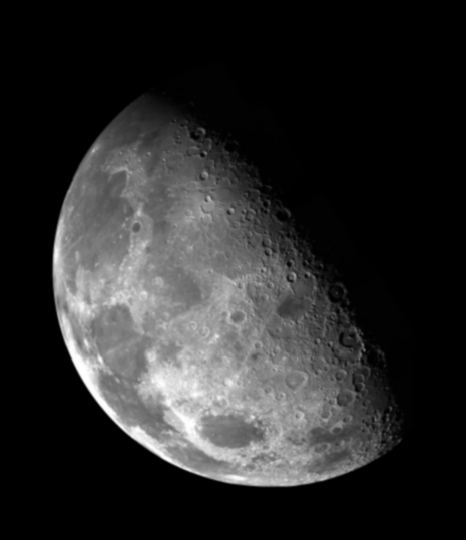
#> input picture cap3/img/338.tif, 466 x 540 px, found by its file name
$ python 338.py
#> lines starting #> are read from the running program, lines starting #| are printed output that depends on the picture
#!/usr/bin/env python
# coding: utf-8

# In[237]:


import numpy as np
import cv2
import matplotlib.pyplot as plt


# In[210]:


img = cv2.imread('img/338.tif', 0)
#> img is the input picture: shape (540, 466); min 0, max 254, mean 42.7


# In[212]:


cinza = np.zeros([img.shape[0], img.shape[1]])


# In[214]:


for i in range(img.shape[0]-1):
    for j in range(img.shape[1]-1):
        cinza[i][j] = int(img[i][j-1]) + int(img[i-1][j]) + int(img[i+1][j]) + int(img[i][j+1]) - 4*int(img[i][j])
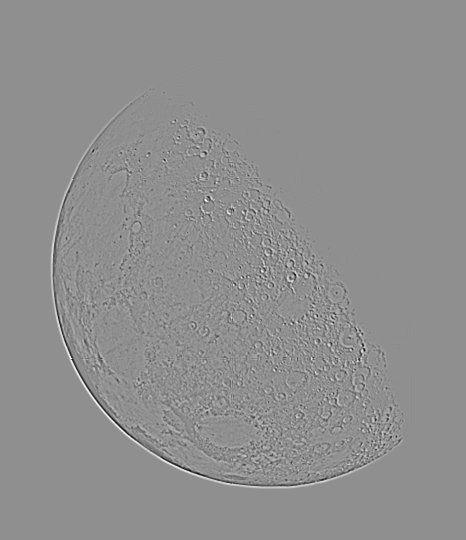
#> cinza: shape (540, 466) float64; min -106, max 83, mean 0; drawn with min black and max white


# In[215]:


b338 = np.zeros([img.shape[0],img.shape[1]])


# In[216]:


b338 = img - cinza
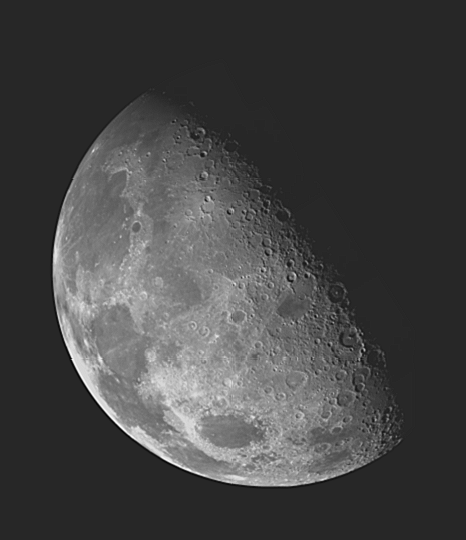
#> b338: shape (540, 466) float64; min -57, max 314, mean 42.7; drawn with min black and max white


# In[219]:


super8 = np.zeros([img.shape[0],img.shape[1]])


# In[253]:


for i in range(img.shape[0]-1):
    for j in range(img.shape[1]-1):
        super8[i][j] = int(img[i-1][j-1]) + int(img[i][j-1]) + int(img[i+1][j-1]) + int(img[i-1][j]) + int(img[i+1][j]) + int(img[i-1][j+1]) + int(img[i][j+1]) + int(img[i+1][j+1]) - 8*int(img[i][j])


# In[255]:


super8 = super8 - np.min(super8)


# In[256]:


super8 = 255*(super8/np.max(super8))


# In[258]:


agucadab = np.zeros([img.shape[0],img.shape[1]])


# In[259]:


agucadab = img - super8
agucadab = agucadab - np.min(agucadab)
agucadab = 255*(agucadab/np.max(agucadab))

# In[262]:


fig, axs = plt.subplots(1,3)
fig.set_size_inches(12,4)

plt.subplot(131), plt.imshow(img,cmap='gray')
plt.subplot(132), plt.imshow(b338,cmap='gray')
plt.subplot(133), plt.imshow(agucadab,cmap='gray')

plt.show()
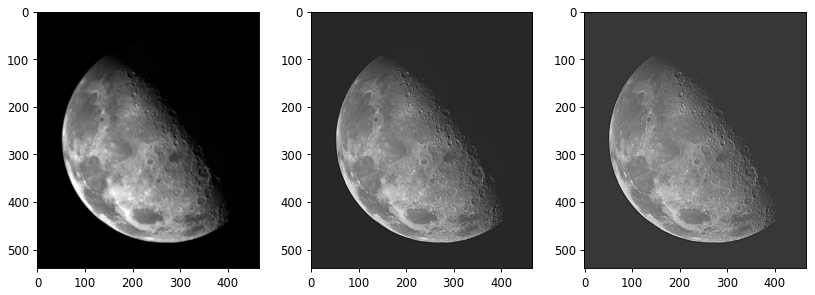
#> figure drawn by matplotlib, 3 panels

$ run again, with cap3/img/3201.tif copied over cap3/img/338.tif
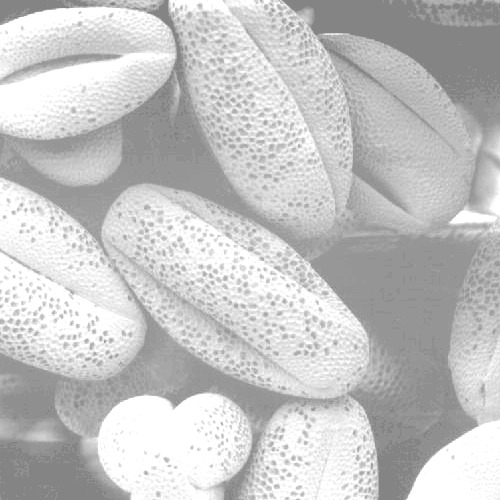
#> input picture cap3/img/3201.tif, 500 x 500 px, found by its file name
#> img is the input picture: shape (500, 500); min 132, max 255, mean 196.4
#> after the loop `for i in range(img.shape[0]-1):`:
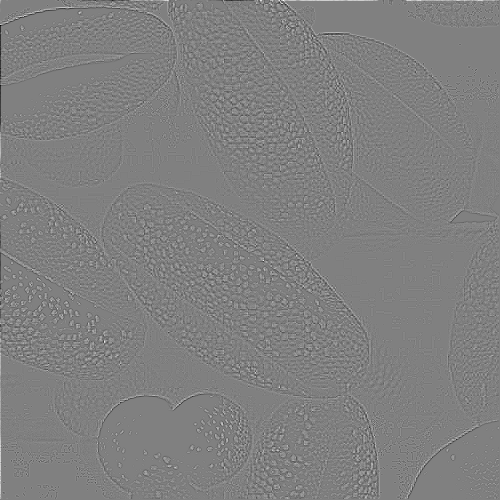
#> cinza: shape (500, 500) float64; min -199, max 197, mean 0.1; drawn with min black and max white
#> `plt.show()`:
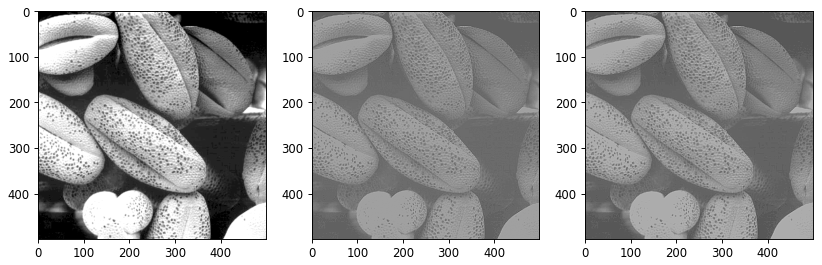
#> figure drawn by matplotlib, 3 panels
